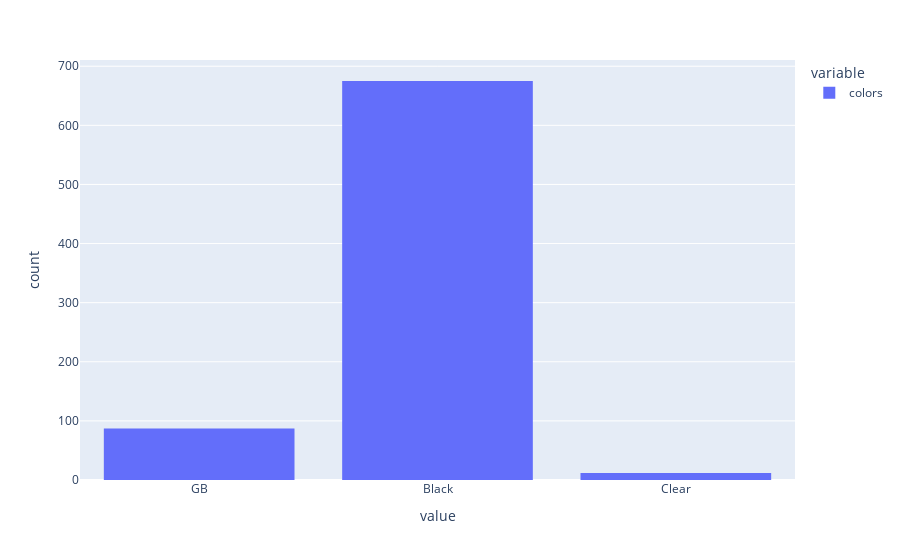

This figure's notebook cell:
### Code cell
fig = px.histogram(data['colors'])
fig.show()

### Figure 1 — Plotly figure (JSON) as saved in the notebook; plotly's stock layout.template omitted (floating-point values rounded to 4 significant figures; data arrays with more than 128 entries replaced by an {"elided": "..."} marker saying what was removed)
{"data": [{"alignmentgroup": "True", "bingroup": "x", "hovertemplate": "variable=colors<br>value=%{x}<br>count=%{y}<extra></extra>", "legendgroup": "colors", "marker": {"color": "#636efa", "pattern": {"shape": ""}}, "name": "colors", "offsetgroup": "colors", "orientation": "v", "showlegend": true, "type": "histogram", "x": {"elided": "1597 str values"}, "xaxis": "x", "yaxis": "y"}], "layout": {"barmode": "relative", "legend": {"title": {"text": "variable"}, "tracegroupgap": 0}, "margin": {"t": 60}, "xaxis": {"anchor": "y", "domain": [0, 1], "title": {"text": "value"}}, "yaxis": {"anchor": "x", "domain": [0, 1], "title": {"text": "count"}}}}
